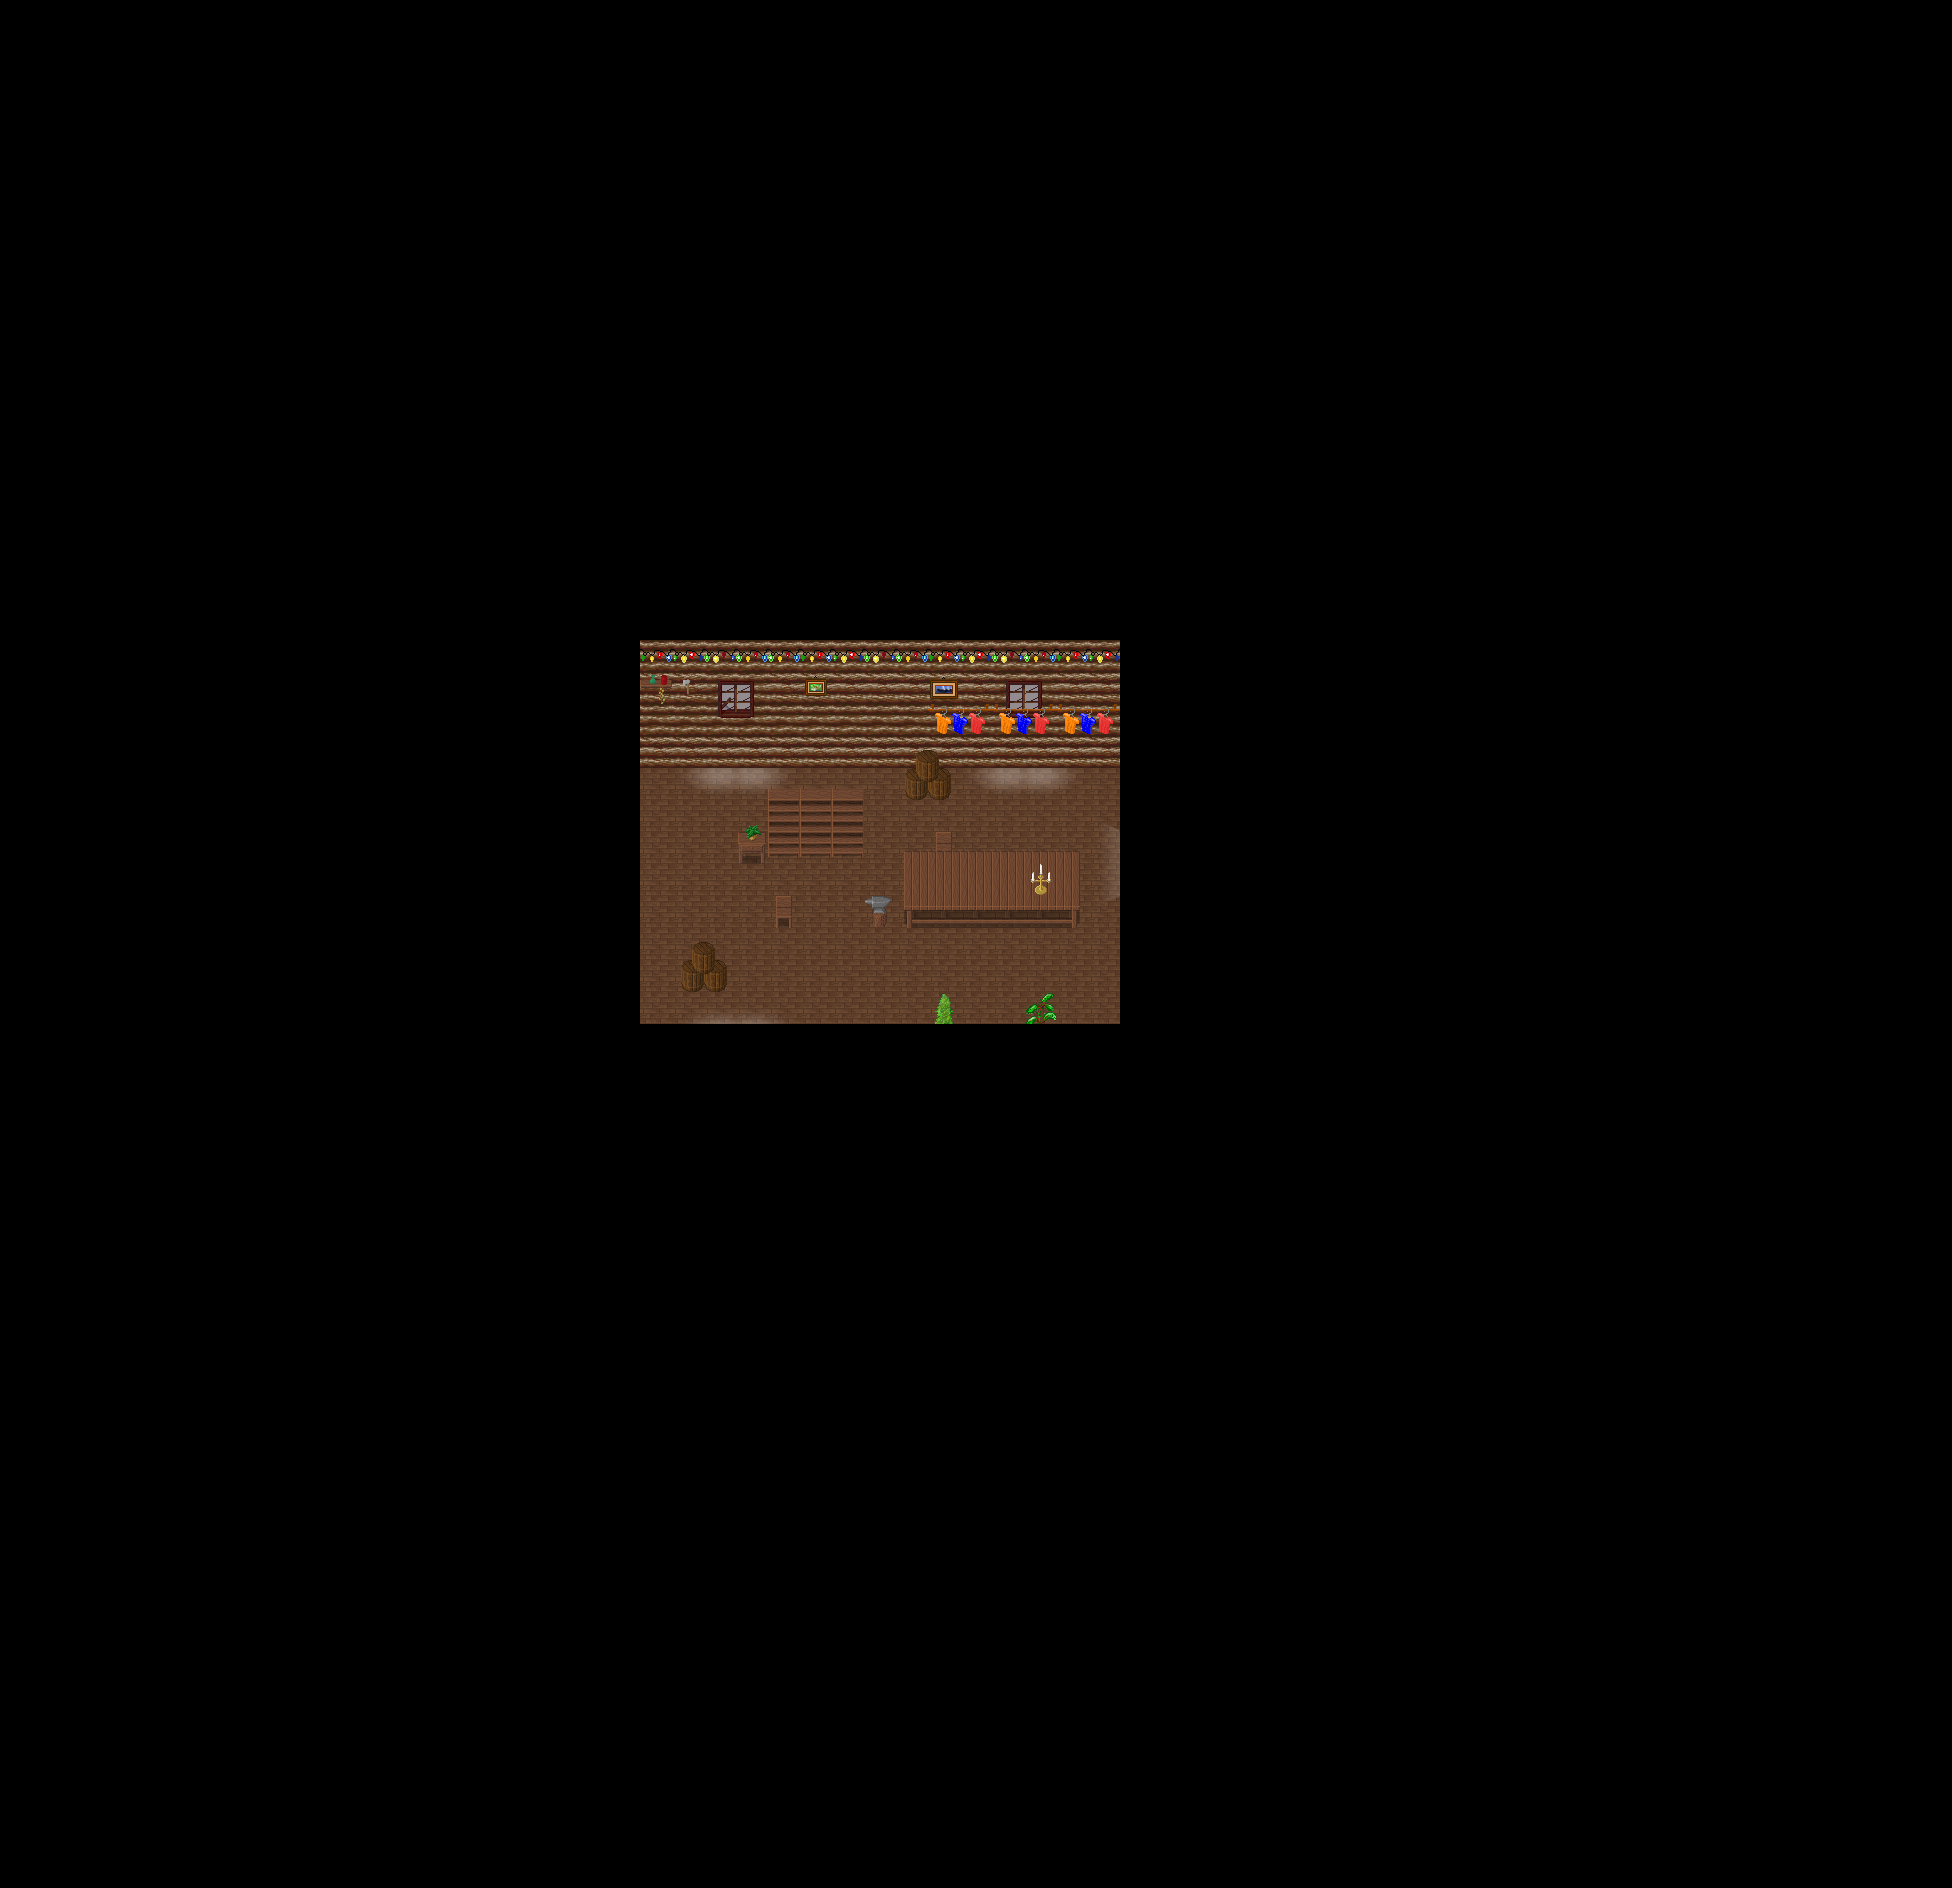

A 2D game scene composited from a Tiled map and its tileset images. What follows is a short description and the map's XML, with each tile layer's data collapsed to a summary:
An orthogonal 61x59 tile map with 32x32 px tiles, 8 tile layers (Ground1, Ground2, Ground3, Fringe, ...), 2 hidden layers not drawn, 12 tilesets and 3 objects (2x fixme, warp).

<map version="1.4" tiledversion="1.4.1" orientation="orthogonal" renderorder="right-down" width="61" height="59" tilewidth="32" tileheight="32" infinite="0" nextlayerid="12" nextobjectid="41">
 <properties>
  <property name="background0image" value="graphics/images/spit23loginwallpaper_800x600.png" />
  <property name="author" value="TMW2 Team" />
  <property name="license" value="GPL v2+" />
  <property name="manaplus version" value="2" />
  <property name="minimap" value="graphics/minimaps/020-6.png" />
  <property name="music" value="8bit_the_hero.ogg" />
  <property name="name" value="Nivalis Indoors" />
 </properties>
 <tileset firstgid="1" name="Collision" tilewidth="32" tileheight="32" tilecount="9" columns="3">
  <image source="../graphics/tilesets/collision.png" width="96" height="96" />
 </tileset>
 <tileset firstgid="10" source="../graphics/tilesets/inn.tsx" />
 <tileset firstgid="266" name="snow_village" tilewidth="32" tileheight="32" tilecount="256" columns="16">
  <image source="../graphics/tilesets/snow_village.png" width="512" height="512" />
 </tileset>
 <tileset firstgid="522" name="inn2" tilewidth="32" tileheight="32" tilecount="256" columns="16">
  <image source="../graphics/tilesets/inn2.png" width="512" height="512" />
 </tileset>
 <tileset firstgid="778" name="woodland_indoor" tilewidth="32" tileheight="32" tilecount="256" columns="16">
  <image source="../graphics/tilesets/woodland_indoor.png" width="512" height="512" />
 </tileset>
 <tileset firstgid="1034" name="inn_x2" tilewidth="32" tileheight="64" tilecount="48" columns="16">
  <image source="../graphics/tilesets/inn_x2.png" width="512" height="192" />
 </tileset>
 <tileset firstgid="1082" name="inn_x3" tilewidth="32" tileheight="96" tilecount="80" columns="16">
  <image source="../graphics/tilesets/inn_x3.png" width="512" height="480" />
 </tileset>
 <tileset firstgid="1162" name="inn_x4" tilewidth="32" tileheight="128" tilecount="16" columns="16">
  <image source="../graphics/tilesets/inn_x4.png" width="512" height="128" />
 </tileset>
 <tileset firstgid="1178" name="christmas" tilewidth="32" tileheight="32" tilecount="304" columns="16">
  <image source="../graphics/tilesets/christmas.png" width="512" height="608" />
 </tileset>
 <tileset firstgid="1482" name="shadow" tilewidth="32" tileheight="32" tilecount="128" columns="8">
  <image source="../graphics/tilesets/evol/shadow.png" width="256" height="512" />
 </tileset>
 <tileset firstgid="1610" name="woodland_indoor_x2" tilewidth="32" tileheight="64" tilecount="48" columns="16">
  <image source="../graphics/tilesets/woodland_indoor_x2.png" width="512" height="192" />
 </tileset>
 <tileset firstgid="1658" name="woodland_indoor_x3" tilewidth="32" tileheight="96" tilecount="48" columns="16">
  <image source="../graphics/tilesets/woodland_indoor_x3.png" width="512" height="288" />
 </tileset>
 <layer id="1" name="Ground1" width="61" height="59">
  <data>[3599 cells, 3599 non-empty, 5 distinct tile ids]</data>
 </layer>
 <layer id="2" name="Ground2" width="61" height="59">
  <data>[3599 cells, 3 non-empty, 3 distinct tile ids]</data>
 </layer>
 <layer id="3" name="Ground3" width="61" height="59">
  <data>[3599 cells, 23 non-empty, 13 distinct tile ids]</data>
 </layer>
 <layer id="4" name="Fringe" width="61" height="59">
  <data>[3599 cells, 20 non-empty, 12 distinct tile ids]</data>
 </layer>
 <layer id="5" name="Over1" width="61" height="59">
  <data>[3599 cells, 21 non-empty, 4 distinct tile ids]</data>
 </layer>
 <layer id="6" name="Over2" width="61" height="59">
  <data>[3599 cells, 0 non-empty, 0 distinct tile ids]</data>
 </layer>
 <layer id="7" name="OverChristmas" width="61" height="59">
  <properties>
   <property name="Mask" value="128" />
  </properties>
  <data>[3599 cells, 15 non-empty, 4 distinct tile ids]</data>
 </layer>
 <layer id="8" name="Shadow" width="61" height="59">
  <data>[3599 cells, 16 non-empty, 9 distinct tile ids]</data>
 </layer>
 <layer id="9" name="Collision" width="61" height="59" visible="0">
  <data>[3599 cells, 3485 non-empty, 1 distinct tile ids]</data>
 </layer>
 <layer id="10" name="Heights" width="61" height="59" visible="0">
  <data>[3599 cells, 0 non-empty, 0 distinct tile ids]</data>
 </layer>
 <objectgroup id="11" name="Objects">
  <object id="36" name="Margin" type="fixme" x="1312" y="1248" width="640" height="640" />
  <object id="39" name="Margin" type="fixme" x="0" y="0" width="640" height="640" />
  <object id="40" name="To Nivalis" type="warp" x="960" y="1056" width="64" height="32">
   <properties>
    <property name="dest_map" value="020-1" />
    <property name="dest_x" value="33" />
    <property name="dest_y" value="95" />
   </properties>
  </object>
 </objectgroup>
</map>
